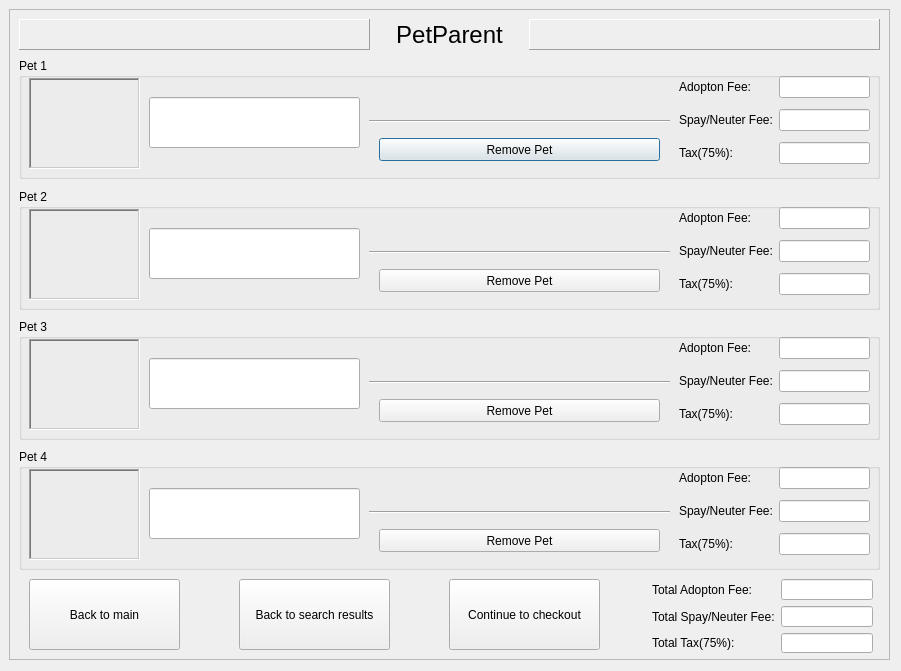
<?xml version="1.0" encoding="UTF-8"?>
<ui version="4.0">
 <class>Adopt</class>
 <widget class="QDialog" name="Adopt">
  <property name="geometry">
   <rect>
    <x>0</x>
    <y>0</y>
    <width>901</width>
    <height>671</height>
   </rect>
  </property>
  <property name="windowTitle">
   <string>Dialog</string>
  </property>
  <widget class="QFrame" name="frame">
   <property name="geometry">
    <rect>
     <x>9</x>
     <y>9</y>
     <width>881</width>
     <height>651</height>
    </rect>
   </property>
   <property name="frameShape">
    <enum>QFrame::StyledPanel</enum>
   </property>
   <property name="frameShadow">
    <enum>QFrame::Sunken</enum>
   </property>
   <property name="lineWidth">
    <number>2</number>
   </property>
   <property name="midLineWidth">
    <number>2</number>
   </property>
   <widget class="QLabel" name="label">
    <property name="geometry">
     <rect>
      <x>370</x>
      <y>10</y>
      <width>141</width>
      <height>31</height>
     </rect>
    </property>
    <property name="font">
     <font>
      <pointsize>18</pointsize>
     </font>
    </property>
    <property name="text">
     <string>PetParent</string>
    </property>
    <property name="alignment">
     <set>Qt::AlignCenter</set>
    </property>
   </widget>
   <widget class="QFrame" name="frame_2">
    <property name="geometry">
     <rect>
      <x>10</x>
      <y>10</y>
      <width>351</width>
      <height>31</height>
     </rect>
    </property>
    <property name="frameShape">
     <enum>QFrame::Panel</enum>
    </property>
    <property name="frameShadow">
     <enum>QFrame::Raised</enum>
    </property>
    <property name="lineWidth">
     <number>1</number>
    </property>
    <property name="midLineWidth">
     <number>0</number>
    </property>
   </widget>
   <widget class="QFrame" name="frame_3">
    <property name="geometry">
     <rect>
      <x>520</x>
      <y>10</y>
      <width>351</width>
      <height>31</height>
     </rect>
    </property>
    <property name="frameShape">
     <enum>QFrame::Panel</enum>
    </property>
    <property name="frameShadow">
     <enum>QFrame::Raised</enum>
    </property>
    <property name="lineWidth">
     <number>1</number>
    </property>
    <property name="midLineWidth">
     <number>0</number>
    </property>
   </widget>
   <widget class="QGroupBox" name="groupBox">
    <property name="geometry">
     <rect>
      <x>10</x>
      <y>49</y>
      <width>861</width>
      <height>121</height>
     </rect>
    </property>
    <property name="title">
     <string>Pet 1</string>
    </property>
    <widget class="QLabel" name="label_2">
     <property name="geometry">
      <rect>
       <x>10</x>
       <y>20</y>
       <width>111</width>
       <height>91</height>
      </rect>
     </property>
     <property name="frameShape">
      <enum>QFrame::WinPanel</enum>
     </property>
     <property name="frameShadow">
      <enum>QFrame::Sunken</enum>
     </property>
     <property name="text">
      <string/>
     </property>
    </widget>
    <widget class="QLineEdit" name="lineEdit">
     <property name="geometry">
      <rect>
       <x>130</x>
       <y>39</y>
       <width>211</width>
       <height>51</height>
      </rect>
     </property>
     <property name="frame">
      <bool>true</bool>
     </property>
     <property name="readOnly">
      <bool>true</bool>
     </property>
    </widget>
    <widget class="Line" name="line">
     <property name="geometry">
      <rect>
       <x>350</x>
       <y>53</y>
       <width>301</width>
       <height>20</height>
      </rect>
     </property>
     <property name="orientation">
      <enum>Qt::Horizontal</enum>
     </property>
    </widget>
    <widget class="QPushButton" name="pushButton">
     <property name="geometry">
      <rect>
       <x>360</x>
       <y>80</y>
       <width>281</width>
       <height>23</height>
      </rect>
     </property>
     <property name="text">
      <string>Remove Pet</string>
     </property>
    </widget>
    <widget class="QWidget" name="layoutWidget">
     <property name="geometry">
      <rect>
       <x>660</x>
       <y>13</y>
       <width>191</width>
       <height>101</height>
      </rect>
     </property>
     <layout class="QGridLayout" name="gridLayout">
      <item row="0" column="0">
       <widget class="QLabel" name="label_3">
        <property name="sizePolicy">
         <sizepolicy hsizetype="Fixed" vsizetype="Preferred">
          <horstretch>0</horstretch>
          <verstretch>0</verstretch>
         </sizepolicy>
        </property>
        <property name="text">
         <string>Adopton Fee:</string>
        </property>
        <property name="buddy">
         <cstring>lineEdit_2</cstring>
        </property>
       </widget>
      </item>
      <item row="0" column="1">
       <widget class="QLineEdit" name="lineEdit_2">
        <property name="frame">
         <bool>true</bool>
        </property>
        <property name="readOnly">
         <bool>true</bool>
        </property>
       </widget>
      </item>
      <item row="1" column="0">
       <widget class="QLabel" name="label_4">
        <property name="sizePolicy">
         <sizepolicy hsizetype="Fixed" vsizetype="Preferred">
          <horstretch>0</horstretch>
          <verstretch>0</verstretch>
         </sizepolicy>
        </property>
        <property name="text">
         <string>Spay/Neuter Fee:</string>
        </property>
        <property name="buddy">
         <cstring>lineEdit_4</cstring>
        </property>
       </widget>
      </item>
      <item row="1" column="1">
       <widget class="QLineEdit" name="lineEdit_4">
        <property name="frame">
         <bool>true</bool>
        </property>
        <property name="readOnly">
         <bool>true</bool>
        </property>
       </widget>
      </item>
      <item row="2" column="0">
       <widget class="QLabel" name="label_5">
        <property name="sizePolicy">
         <sizepolicy hsizetype="Fixed" vsizetype="Preferred">
          <horstretch>0</horstretch>
          <verstretch>0</verstretch>
         </sizepolicy>
        </property>
        <property name="text">
         <string>Tax(75%):</string>
        </property>
        <property name="buddy">
         <cstring>lineEdit_3</cstring>
        </property>
       </widget>
      </item>
      <item row="2" column="1">
       <widget class="QLineEdit" name="lineEdit_3">
        <property name="frame">
         <bool>true</bool>
        </property>
        <property name="readOnly">
         <bool>true</bool>
        </property>
       </widget>
      </item>
     </layout>
    </widget>
   </widget>
   <widget class="QGroupBox" name="groupBox_2">
    <property name="geometry">
     <rect>
      <x>10</x>
      <y>180</y>
      <width>861</width>
      <height>121</height>
     </rect>
    </property>
    <property name="title">
     <string>Pet 2</string>
    </property>
    <widget class="QLabel" name="label_6">
     <property name="geometry">
      <rect>
       <x>10</x>
       <y>20</y>
       <width>111</width>
       <height>91</height>
      </rect>
     </property>
     <property name="frameShape">
      <enum>QFrame::WinPanel</enum>
     </property>
     <property name="frameShadow">
      <enum>QFrame::Sunken</enum>
     </property>
     <property name="text">
      <string/>
     </property>
    </widget>
    <widget class="QLineEdit" name="lineEdit_5">
     <property name="geometry">
      <rect>
       <x>130</x>
       <y>39</y>
       <width>211</width>
       <height>51</height>
      </rect>
     </property>
     <property name="frame">
      <bool>true</bool>
     </property>
     <property name="readOnly">
      <bool>true</bool>
     </property>
    </widget>
    <widget class="Line" name="line_2">
     <property name="geometry">
      <rect>
       <x>350</x>
       <y>53</y>
       <width>301</width>
       <height>20</height>
      </rect>
     </property>
     <property name="orientation">
      <enum>Qt::Horizontal</enum>
     </property>
    </widget>
    <widget class="QWidget" name="layoutWidget">
     <property name="geometry">
      <rect>
       <x>660</x>
       <y>13</y>
       <width>191</width>
       <height>101</height>
      </rect>
     </property>
     <layout class="QGridLayout" name="gridLayout_2">
      <item row="0" column="0">
       <widget class="QLabel" name="label_7">
        <property name="sizePolicy">
         <sizepolicy hsizetype="Fixed" vsizetype="Preferred">
          <horstretch>0</horstretch>
          <verstretch>0</verstretch>
         </sizepolicy>
        </property>
        <property name="text">
         <string>Adopton Fee:</string>
        </property>
        <property name="buddy">
         <cstring>lineEdit_2</cstring>
        </property>
       </widget>
      </item>
      <item row="0" column="1">
       <widget class="QLineEdit" name="lineEdit_6">
        <property name="frame">
         <bool>true</bool>
        </property>
        <property name="readOnly">
         <bool>true</bool>
        </property>
       </widget>
      </item>
      <item row="1" column="0">
       <widget class="QLabel" name="label_8">
        <property name="sizePolicy">
         <sizepolicy hsizetype="Fixed" vsizetype="Preferred">
          <horstretch>0</horstretch>
          <verstretch>0</verstretch>
         </sizepolicy>
        </property>
        <property name="text">
         <string>Spay/Neuter Fee:</string>
        </property>
        <property name="buddy">
         <cstring>lineEdit_4</cstring>
        </property>
       </widget>
      </item>
      <item row="1" column="1">
       <widget class="QLineEdit" name="lineEdit_7">
        <property name="frame">
         <bool>true</bool>
        </property>
        <property name="readOnly">
         <bool>true</bool>
        </property>
       </widget>
      </item>
      <item row="2" column="0">
       <widget class="QLabel" name="label_9">
        <property name="sizePolicy">
         <sizepolicy hsizetype="Fixed" vsizetype="Preferred">
          <horstretch>0</horstretch>
          <verstretch>0</verstretch>
         </sizepolicy>
        </property>
        <property name="text">
         <string>Tax(75%):</string>
        </property>
        <property name="buddy">
         <cstring>lineEdit_3</cstring>
        </property>
       </widget>
      </item>
      <item row="2" column="1">
       <widget class="QLineEdit" name="lineEdit_8">
        <property name="frame">
         <bool>true</bool>
        </property>
        <property name="readOnly">
         <bool>true</bool>
        </property>
       </widget>
      </item>
     </layout>
    </widget>
    <widget class="QPushButton" name="pushButton_2">
     <property name="geometry">
      <rect>
       <x>360</x>
       <y>80</y>
       <width>281</width>
       <height>23</height>
      </rect>
     </property>
     <property name="text">
      <string>Remove Pet</string>
     </property>
    </widget>
   </widget>
   <widget class="QGroupBox" name="groupBox_3">
    <property name="geometry">
     <rect>
      <x>10</x>
      <y>310</y>
      <width>861</width>
      <height>121</height>
     </rect>
    </property>
    <property name="title">
     <string>Pet 3</string>
    </property>
    <widget class="QLabel" name="label_10">
     <property name="geometry">
      <rect>
       <x>10</x>
       <y>20</y>
       <width>111</width>
       <height>91</height>
      </rect>
     </property>
     <property name="frameShape">
      <enum>QFrame::WinPanel</enum>
     </property>
     <property name="frameShadow">
      <enum>QFrame::Sunken</enum>
     </property>
     <property name="text">
      <string/>
     </property>
    </widget>
    <widget class="QLineEdit" name="lineEdit_9">
     <property name="geometry">
      <rect>
       <x>130</x>
       <y>39</y>
       <width>211</width>
       <height>51</height>
      </rect>
     </property>
     <property name="frame">
      <bool>true</bool>
     </property>
     <property name="readOnly">
      <bool>true</bool>
     </property>
    </widget>
    <widget class="Line" name="line_3">
     <property name="geometry">
      <rect>
       <x>350</x>
       <y>53</y>
       <width>301</width>
       <height>20</height>
      </rect>
     </property>
     <property name="orientation">
      <enum>Qt::Horizontal</enum>
     </property>
    </widget>
    <widget class="QWidget" name="layoutWidget_2">
     <property name="geometry">
      <rect>
       <x>660</x>
       <y>13</y>
       <width>191</width>
       <height>101</height>
      </rect>
     </property>
     <layout class="QGridLayout" name="gridLayout_3">
      <item row="0" column="0">
       <widget class="QLabel" name="label_11">
        <property name="sizePolicy">
         <sizepolicy hsizetype="Fixed" vsizetype="Preferred">
          <horstretch>0</horstretch>
          <verstretch>0</verstretch>
         </sizepolicy>
        </property>
        <property name="text">
         <string>Adopton Fee:</string>
        </property>
        <property name="buddy">
         <cstring>lineEdit_2</cstring>
        </property>
       </widget>
      </item>
      <item row="0" column="1">
       <widget class="QLineEdit" name="lineEdit_10">
        <property name="frame">
         <bool>true</bool>
        </property>
        <property name="readOnly">
         <bool>true</bool>
        </property>
       </widget>
      </item>
      <item row="1" column="0">
       <widget class="QLabel" name="label_12">
        <property name="sizePolicy">
         <sizepolicy hsizetype="Fixed" vsizetype="Preferred">
          <horstretch>0</horstretch>
          <verstretch>0</verstretch>
         </sizepolicy>
        </property>
        <property name="text">
         <string>Spay/Neuter Fee:</string>
        </property>
        <property name="buddy">
         <cstring>lineEdit_4</cstring>
        </property>
       </widget>
      </item>
      <item row="1" column="1">
       <widget class="QLineEdit" name="lineEdit_11">
        <property name="frame">
         <bool>true</bool>
        </property>
        <property name="readOnly">
         <bool>true</bool>
        </property>
       </widget>
      </item>
      <item row="2" column="0">
       <widget class="QLabel" name="label_13">
        <property name="sizePolicy">
         <sizepolicy hsizetype="Fixed" vsizetype="Preferred">
          <horstretch>0</horstretch>
          <verstretch>0</verstretch>
         </sizepolicy>
        </property>
        <property name="text">
         <string>Tax(75%):</string>
        </property>
        <property name="buddy">
         <cstring>lineEdit_3</cstring>
        </property>
       </widget>
      </item>
      <item row="2" column="1">
       <widget class="QLineEdit" name="lineEdit_12">
        <property name="frame">
         <bool>true</bool>
        </property>
        <property name="readOnly">
         <bool>true</bool>
        </property>
       </widget>
      </item>
     </layout>
    </widget>
    <widget class="QPushButton" name="pushButton_3">
     <property name="geometry">
      <rect>
       <x>360</x>
       <y>80</y>
       <width>281</width>
       <height>23</height>
      </rect>
     </property>
     <property name="text">
      <string>Remove Pet</string>
     </property>
    </widget>
   </widget>
   <widget class="QGroupBox" name="groupBox_4">
    <property name="geometry">
     <rect>
      <x>10</x>
      <y>440</y>
      <width>861</width>
      <height>121</height>
     </rect>
    </property>
    <property name="title">
     <string>Pet 4</string>
    </property>
    <widget class="QLabel" name="label_14">
     <property name="geometry">
      <rect>
       <x>10</x>
       <y>20</y>
       <width>111</width>
       <height>91</height>
      </rect>
     </property>
     <property name="frameShape">
      <enum>QFrame::WinPanel</enum>
     </property>
     <property name="frameShadow">
      <enum>QFrame::Sunken</enum>
     </property>
     <property name="text">
      <string/>
     </property>
    </widget>
    <widget class="QLineEdit" name="lineEdit_13">
     <property name="geometry">
      <rect>
       <x>130</x>
       <y>39</y>
       <width>211</width>
       <height>51</height>
      </rect>
     </property>
     <property name="frame">
      <bool>true</bool>
     </property>
     <property name="readOnly">
      <bool>true</bool>
     </property>
    </widget>
    <widget class="Line" name="line_4">
     <property name="geometry">
      <rect>
       <x>350</x>
       <y>53</y>
       <width>301</width>
       <height>20</height>
      </rect>
     </property>
     <property name="orientation">
      <enum>Qt::Horizontal</enum>
     </property>
    </widget>
    <widget class="QWidget" name="layoutWidget_3">
     <property name="geometry">
      <rect>
       <x>660</x>
       <y>13</y>
       <width>191</width>
       <height>101</height>
      </rect>
     </property>
     <layout class="QGridLayout" name="gridLayout_4">
      <item row="0" column="0">
       <widget class="QLabel" name="label_15">
        <property name="sizePolicy">
         <sizepolicy hsizetype="Fixed" vsizetype="Preferred">
          <horstretch>0</horstretch>
          <verstretch>0</verstretch>
         </sizepolicy>
        </property>
        <property name="text">
         <string>Adopton Fee:</string>
        </property>
        <property name="buddy">
         <cstring>lineEdit_2</cstring>
        </property>
       </widget>
      </item>
      <item row="0" column="1">
       <widget class="QLineEdit" name="lineEdit_14">
        <property name="frame">
         <bool>true</bool>
        </property>
        <property name="readOnly">
         <bool>true</bool>
        </property>
       </widget>
      </item>
      <item row="1" column="0">
       <widget class="QLabel" name="label_16">
        <property name="sizePolicy">
         <sizepolicy hsizetype="Fixed" vsizetype="Preferred">
          <horstretch>0</horstretch>
          <verstretch>0</verstretch>
         </sizepolicy>
        </property>
        <property name="text">
         <string>Spay/Neuter Fee:</string>
        </property>
        <property name="buddy">
         <cstring>lineEdit_4</cstring>
        </property>
       </widget>
      </item>
      <item row="1" column="1">
       <widget class="QLineEdit" name="lineEdit_15">
        <property name="frame">
         <bool>true</bool>
        </property>
        <property name="readOnly">
         <bool>true</bool>
        </property>
       </widget>
      </item>
      <item row="2" column="0">
       <widget class="QLabel" name="label_17">
        <property name="sizePolicy">
         <sizepolicy hsizetype="Fixed" vsizetype="Preferred">
          <horstretch>0</horstretch>
          <verstretch>0</verstretch>
         </sizepolicy>
        </property>
        <property name="text">
         <string>Tax(75%):</string>
        </property>
        <property name="buddy">
         <cstring>lineEdit_3</cstring>
        </property>
       </widget>
      </item>
      <item row="2" column="1">
       <widget class="QLineEdit" name="lineEdit_16">
        <property name="frame">
         <bool>true</bool>
        </property>
        <property name="readOnly">
         <bool>true</bool>
        </property>
       </widget>
      </item>
     </layout>
    </widget>
    <widget class="QPushButton" name="pushButton_4">
     <property name="geometry">
      <rect>
       <x>360</x>
       <y>80</y>
       <width>281</width>
       <height>23</height>
      </rect>
     </property>
     <property name="text">
      <string>Remove Pet</string>
     </property>
    </widget>
   </widget>
   <widget class="QWidget" name="layoutWidget">
    <property name="geometry">
     <rect>
      <x>643</x>
      <y>570</y>
      <width>221</width>
      <height>74</height>
     </rect>
    </property>
    <layout class="QGridLayout" name="gridLayout_5">
     <item row="0" column="0">
      <widget class="QLabel" name="label_18">
       <property name="sizePolicy">
        <sizepolicy hsizetype="Fixed" vsizetype="Preferred">
         <horstretch>0</horstretch>
         <verstretch>0</verstretch>
        </sizepolicy>
       </property>
       <property name="text">
        <string>Total Adopton Fee:</string>
       </property>
       <property name="buddy">
        <cstring>lineEdit_2</cstring>
       </property>
      </widget>
     </item>
     <item row="0" column="1">
      <widget class="QLineEdit" name="lineEdit_17">
       <property name="frame">
        <bool>true</bool>
       </property>
       <property name="readOnly">
        <bool>true</bool>
       </property>
      </widget>
     </item>
     <item row="1" column="0">
      <widget class="QLabel" name="label_19">
       <property name="sizePolicy">
        <sizepolicy hsizetype="Fixed" vsizetype="Preferred">
         <horstretch>0</horstretch>
         <verstretch>0</verstretch>
        </sizepolicy>
       </property>
       <property name="text">
        <string>Total Spay/Neuter Fee:</string>
       </property>
       <property name="buddy">
        <cstring>lineEdit_4</cstring>
       </property>
      </widget>
     </item>
     <item row="1" column="1">
      <widget class="QLineEdit" name="lineEdit_18">
       <property name="frame">
        <bool>true</bool>
       </property>
       <property name="readOnly">
        <bool>true</bool>
       </property>
      </widget>
     </item>
     <item row="2" column="0">
      <widget class="QLabel" name="label_20">
       <property name="sizePolicy">
        <sizepolicy hsizetype="Fixed" vsizetype="Preferred">
         <horstretch>0</horstretch>
         <verstretch>0</verstretch>
        </sizepolicy>
       </property>
       <property name="text">
        <string>Total Tax(75%):</string>
       </property>
       <property name="buddy">
        <cstring>lineEdit_3</cstring>
       </property>
      </widget>
     </item>
     <item row="2" column="1">
      <widget class="QLineEdit" name="lineEdit_19">
       <property name="frame">
        <bool>true</bool>
       </property>
       <property name="readOnly">
        <bool>true</bool>
       </property>
      </widget>
     </item>
    </layout>
   </widget>
   <widget class="QPushButton" name="pushButton_5">
    <property name="geometry">
     <rect>
      <x>440</x>
      <y>570</y>
      <width>151</width>
      <height>71</height>
     </rect>
    </property>
    <property name="sizePolicy">
     <sizepolicy hsizetype="Fixed" vsizetype="Fixed">
      <horstretch>0</horstretch>
      <verstretch>0</verstretch>
     </sizepolicy>
    </property>
    <property name="text">
     <string>Continue to checkout</string>
    </property>
   </widget>
   <widget class="QPushButton" name="pushButton_6">
    <property name="geometry">
     <rect>
      <x>20</x>
      <y>570</y>
      <width>151</width>
      <height>71</height>
     </rect>
    </property>
    <property name="sizePolicy">
     <sizepolicy hsizetype="Fixed" vsizetype="Fixed">
      <horstretch>0</horstretch>
      <verstretch>0</verstretch>
     </sizepolicy>
    </property>
    <property name="text">
     <string>Back to main</string>
    </property>
   </widget>
   <widget class="QPushButton" name="pushButton_7">
    <property name="geometry">
     <rect>
      <x>230</x>
      <y>570</y>
      <width>151</width>
      <height>71</height>
     </rect>
    </property>
    <property name="sizePolicy">
     <sizepolicy hsizetype="Fixed" vsizetype="Fixed">
      <horstretch>0</horstretch>
      <verstretch>0</verstretch>
     </sizepolicy>
    </property>
    <property name="text">
     <string>Back to search results</string>
    </property>
   </widget>
  </widget>
 </widget>
 <resources/>
 <connections/>
</ui>
